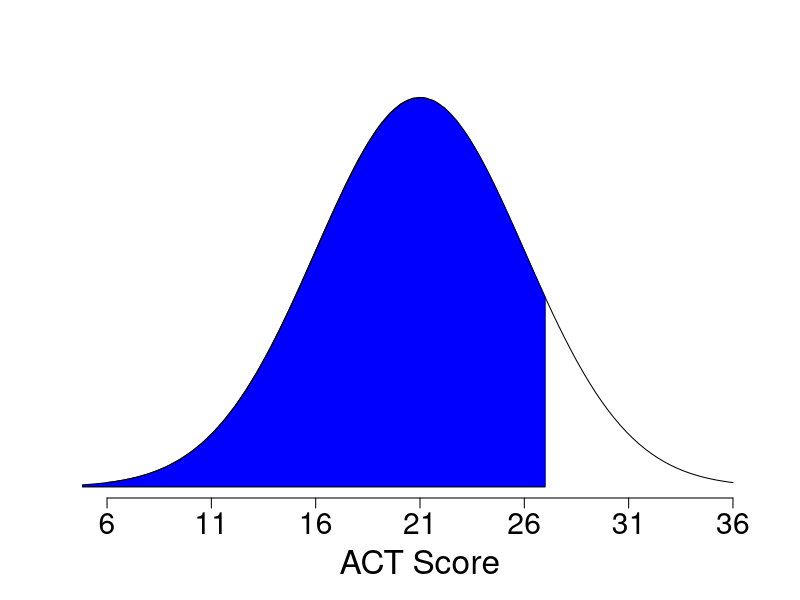
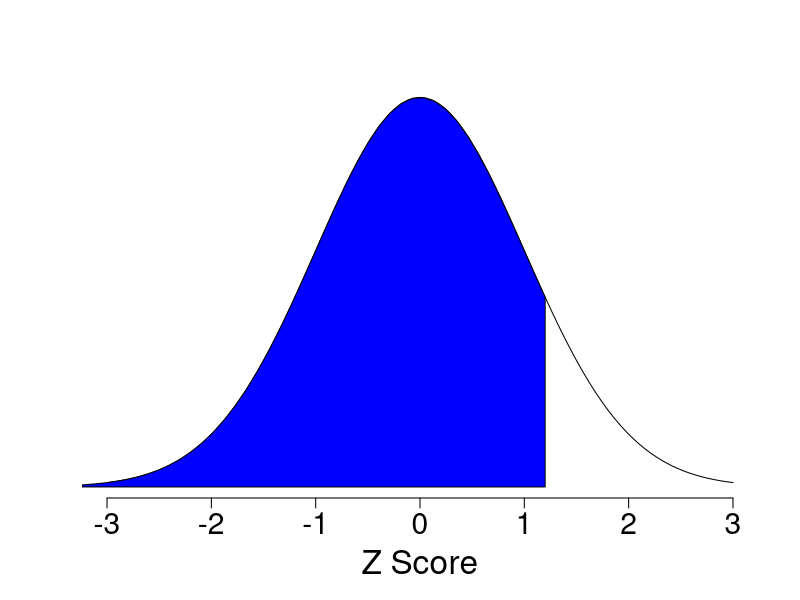

Write R code to recreate these figures, in order.
drawnormal = function(m=0, s=1, xlabel="Z", maintitle="",shade=FALSE,dir="lower",x=0,
                      six.sigma=TRUE,lwd=1,cex.axis=1.8,cex.main=2,cex.lab=2,
                      col="blue", from = m-3*s, to = m+3*s,...){
  # Function to draw normal curve and shade in probability.
  # m = mean
  # s = standard deviation
  # xlabel = label for x-axis
  # maintitle = main title for plot
  # shade = TRUE --> shade in a probability; FALSE --> do not shade
  # dir = "lower", "upper", "between", or "tails"; used if shade=TRUE
  # x = value for desired probability (1 number if dir = "lower or "upper";
  #	vector of two numbers in numerical order if dir = "between" or "tails")
  # six.sigma = logical to determine if tick marks should be at 1, 2, and 3 SD
  if(six.sigma==TRUE){
    curve(dnorm(x,m,s),from,to,xlab=xlabel,
          ylab="",main=maintitle,yaxt="n",
          cex.axis=cex.axis,lwd=lwd,cex.main=cex.main,cex.lab=cex.lab,
          xaxp=round(c(m-3*s,m+3*s,6),2), bty = "n")
  }
  if(six.sigma==FALSE){
    curve(dnorm(x,m,s),from,to,xlab=xlabel,
          ylab="",main=maintitle,yaxt="n",
          cex.axis=cex.axis,lwd=lwd,cex.main=cex.main,cex.lab=cex.lab,
          bty = "n")
  }
  if(shade==TRUE){
    if(dir=="lower"){
      xvals=seq(m-4*s,x,length=50)
      dvals=dnorm(xvals,m,s)
      polygon(c(xvals,rev(xvals)),c(rep(0,50),rev(dvals)),col=col)
    }
    if(dir=="upper"){
      xvals=seq(x,m+4*s,length=50)
      dvals=dnorm(xvals,m,s)
      polygon(c(xvals,rev(xvals)),c(rep(0,50),rev(dvals)),col=col)
    }
    if(dir=="between"){
      xvals=seq(x[1],x[2],length=50)
      dvals=dnorm(xvals,m,s)
      polygon(c(xvals,rev(xvals)),c(rep(0,50),rev(dvals)),col=col)
    }
    if(dir=="tails"){
      xvals=seq(m-4*s,x[1],length=50)
      dvals=dnorm(xvals,m,s)
      polygon(c(xvals,rev(xvals)),c(rep(0,50),rev(dvals)),col=col)
      xvals=seq(x[2],m+4*s,length=50)
      dvals=dnorm(xvals,m,s)
      polygon(c(xvals,rev(xvals)),c(rep(0,50),rev(dvals)),col=col)
    }
  }
}


drawnormal(21, 5, xlabel="ACT Score", shade = TRUE, x = 27, dir = "lower")
drawnormal(0, 1, xlabel="Z Score", shade = TRUE, x = 1.2, dir = "lower")
